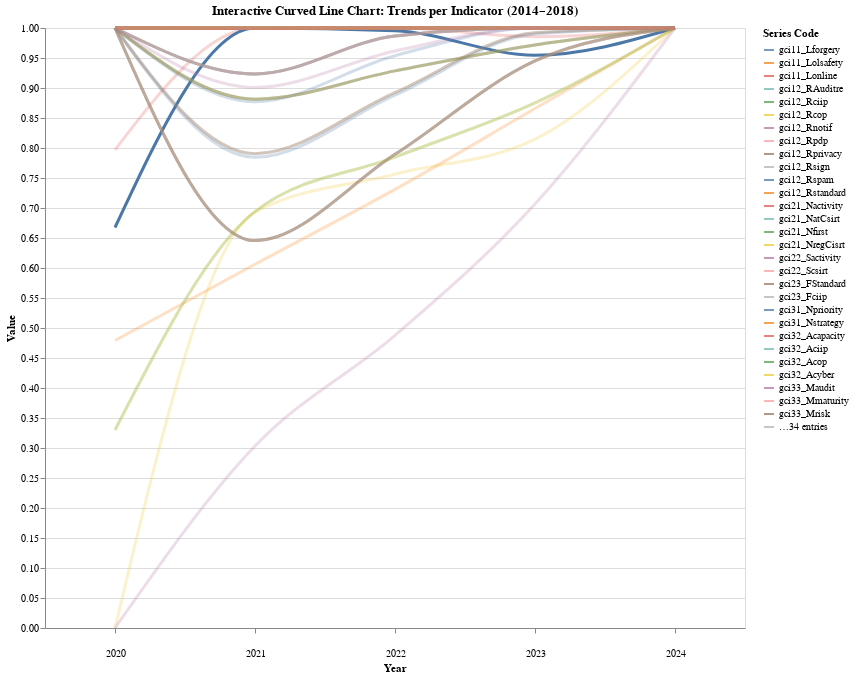

Notebook source saved alongside this figure:
### Markdown cell above
Visualization with selector

### Code cell
# Ubah dataframe ke format long
df_melted = df.melt(
    id_vars=['seriesCode'],
    value_vars=['2020', '2021', '2022', '2023', '2024'],
    var_name='year',
    value_name='value'
)

# Konversi tahun ke integer agar urut
df_melted['year'] = df_melted['year'].astype(int)
df_melted['seriesCode'] = df_melted['seriesCode'].astype(str)

# Buat dropdown selector untuk memilih satu seriesCode
selector = alt.param(
    name='series_selector',
    bind=alt.binding_select(options=sorted(df_melted['seriesCode'].unique()), name='Select Series: '),
    value=sorted(df_melted['seriesCode'].unique())[0]  # inisialisasi nilai awal
)

# Buat grafik utama
chart = alt.Chart(df_melted).mark_line(interpolate='monotone', strokeWidth=3).encode(
    x=alt.X('year:O', title='Year', axis=alt.Axis(labelAngle=0, labelPadding=15)),
    y=alt.Y('value:Q', title='Value'),
    color=alt.Color('seriesCode:N', legend=alt.Legend(title="Series Code")),
    tooltip=['seriesCode', 'year', 'value'],
    opacity=alt.condition(
        f"datum.seriesCode === {selector.name}",
        alt.value(1),  # tampil penuh jika cocok
        alt.value(0.25)  # redup jika tidak cocok
    )
).add_params(
    selector
).properties(
    width=700,
    height=600,
    title='Interactive Curved Line Chart: Trends per Indicator (2014–2018)'
)

chart

### Figure 1 — Vega-Lite specification as saved in the notebook (floating-point values rounded to 4 significant figures; data arrays with more than 128 entries replaced by an {"elided": "..."} marker saying what was removed)
{"config": {"view": {"continuousWidth": 300, "continuousHeight": 300}}, "data": {"name": "data-1cbd5a3597516f7e258eeaba08ffc829"}, "mark": {"type": "line", "interpolate": "monotone", "strokeWidth": 3}, "encoding": {"color": {"field": "seriesCode", "legend": {"title": "Series Code"}, "type": "nominal"}, "opacity": {"condition": {"test": "datum.seriesCode === series_selector", "value": 1}, "value": 0.25}, "tooltip": [{"field": "seriesCode", "type": "nominal"}, {"field": "year", "type": "quantitative"}, {"field": "value", "type": "quantitative"}], "x": {"axis": {"labelAngle": 0, "labelPadding": 15}, "field": "year", "title": "Year", "type": "ordinal"}, "y": {"field": "value", "title": "Value", "type": "quantitative"}}, "height": 600, "params": [{"name": "series_selector", "bind": {"input": "select", "options": ["gci11_Lforgery", "gci11_Lolsafety", "gci11_Lonline", "gci12_RAuditre", "gci12_Rciip", "gci12_Rcop", "gci12_Rnotif", "gci12_Rpdp", "gci12_Rprivacy", "gci12_Rsign", "gci12_Rspam", "gci12_Rstandard", "gci21_Nactivity", "gci21_NatCsirt", "gci21_Nfirst", "gci21_NregCisrt", "gci22_Sactivity", "gci22_Scsirt", "gci23_FStandard", "gci23_Fciip", "gci31_Npriority", "gci31_Nstrategy", "gci32_Acapacity", "gci32_Aciip", "gci32_Acop", "gci32_Acyber", "gci33_Maudit", "gci33_Mmaturity", "gci33_Mrisk", "gci34_Copreporting", "gci34_Copstrategy", "gci41_AWchildren", "gci41_AWcop", "gci41_AWdisability", "gci41_AWelderly", "gci41_AWgeneral", "gci41_AWmsme", "gci41_AWprivate", "gci41_AWpublic", "gci41_AWsociety", "gci42_Tacreditation", "gci42_Tprofessional", "gci42_Tsector", "gci43_Chigher", "gci43_Cprimary", "gci43_Csecondary", "gci44_Evalscheme", "gci44_RndAcademic", "gci44_Rndprivate", "gci44_Rndpublic", "gci45_Dassociation", "gci45_Dindustry", "gci46_Icapacitydev", "gci46_Iindustry", "gci46_Irnd", "gci51_Bcountry", "gci51_Bregintl", "gci52_Mcapacitydev", "gci52_Minfosharing", "gci53_Mlat", "gci54_PPPdomestic", "gci54_PPPforeign", "gci55_Coordination"], "name": "Select Series: "}, "value": "gci11_Lforgery"}], "title": "Interactive Curved Line Chart: Trends per Indicator (2014–2018)", "width": 700, "$schema": "https://vega.github.io/schema/vega-lite/v5.20.1.json", "datasets": {"data-1cbd5a3597516f7e258eeaba08ffc829": {"elided": "315 records"}}}
